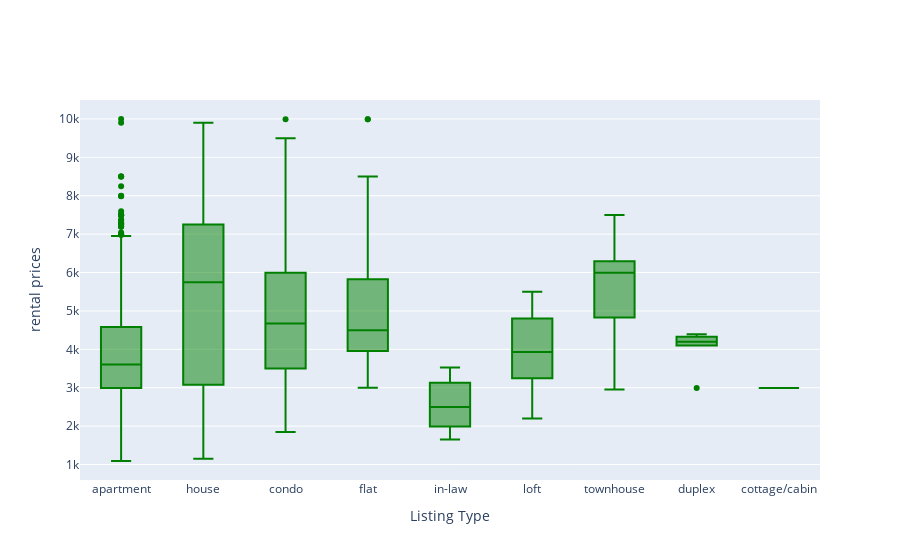

Here is the notebook cell this chart was saved with:
### Code cell
x = sf_cl_area['housing_type']

trace0 = go.Box(
    y=sf_cl_area['price'],
    x=x,
    name='kale',
    marker=dict(
        color='Green'
    )
)

data = [trace0]
layout = go.Layout(
    yaxis=dict(
        title='rental prices',
        zeroline=False
    ),
    
    xaxis=dict(
        title='Listing Type',
        zeroline=False
    ),
    boxmode='group'
)

fig = go.Figure(data=data, layout=layout)
iplot(fig)

### Figure 1 — Plotly figure (JSON) as saved in the notebook; plotly's stock layout.template omitted (floating-point values rounded to 4 significant figures; data arrays with more than 128 entries replaced by an {"elided": "..."} marker saying what was removed)
{"data": [{"marker": {"color": "Green"}, "name": "kale", "type": "box", "x": {"elided": "1008 str values"}, "y": {"elided": "1008 int values"}}], "layout": {"autosize": true, "boxmode": "group", "xaxis": {"autorange": true, "range": [-0.5, 8.5], "title": {"text": "Listing Type"}, "type": "category", "zeroline": false}, "yaxis": {"autorange": true, "range": [597.2, 10490.0], "title": {"text": "rental prices"}, "type": "linear", "zeroline": false}}}
